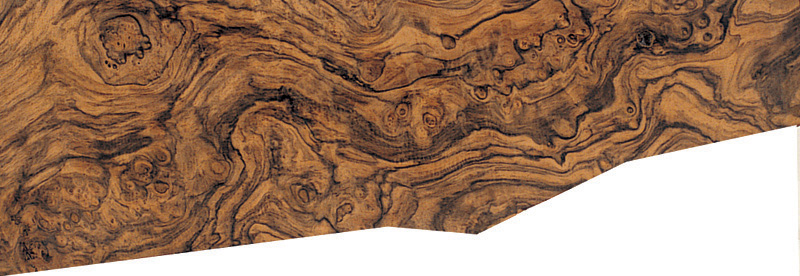
#> input picture OpenCVCourse/Resources/Schaftholzklasse-11.jpg, 800 x 276 px
$ python ComputingHistograms.py
#> lines starting #> are read from the running program, lines starting #| are printed output that depends on the picture; after the words box and inside, x2 and y2 are one past the last pixel; in counts of white or black regions, pixels touching at a corner belong together
import cv2
import numpy as np
import matplotlib.pyplot as plt

img = cv2.imread("Resources/Schaftholzklasse-11.jpg")
#> img is the input picture: shape (276, 800, 3); mean B, G, R 102.7, 125.9, 159.4
imgGray = cv2.cvtColor(img, cv2.COLOR_BGR2GRAY)
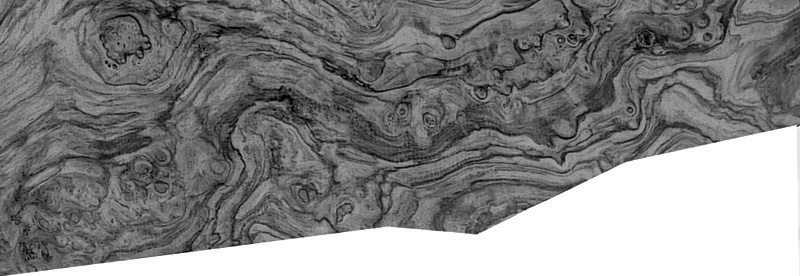
#> imgGray: shape (276, 800); min 0, max 255, mean 133.3
cv2.imshow("Gray", imgGray)
blank = np.zeros(img.shape[:2], dtype='uint8')

circle = cv2.circle(blank, (img.shape[1]//2, img.shape[0]//2), 100, 255, -1)
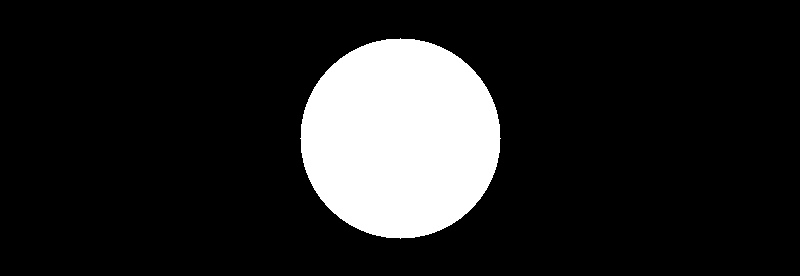
#> blank: shape (276, 800); 14.2% white; 1 white region, box (x1, y1, x2, y2) and area: (300, 38, 501, 239) 31417
cv2.imshow("Circle", circle)

mask = cv2.bitwise_and(img, img, mask=circle)
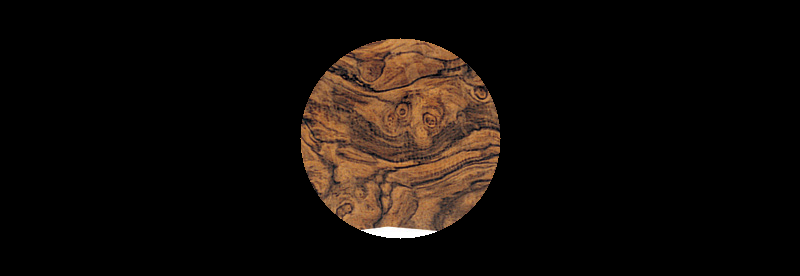
#> mask: shape (276, 800, 3); mean B, G, R 8.7, 12.7, 18.6
cv2.imshow("Masked", mask)

# [13 lines of commented-out code are left out]
colors = ('b', 'g', 'r')
plt.figure()
plt.title("Gray scale histogram")
plt.xlabel("Bins")
plt.ylabel("# of pixels")
for i,col in enumerate(colors):
    hist = cv2.calcHist([img], [i], None, [256], [0,256])
    plt.plot(hist, color=col)
    plt.xlim([0, 256])
plt.show()
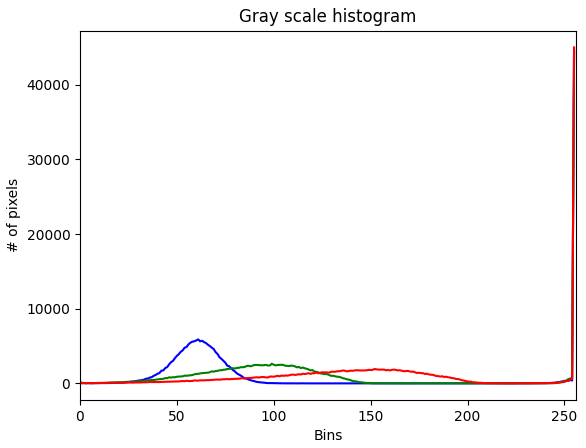
#> figure drawn by matplotlib, 1 panel; curve peaks at x = 255, y = 44564; curve peaks at x = 255, y = 44391; curve peaks at x = 255, y = 44996


cv2.waitKey(0)

$ run again, with OpenCVCourse/Resources/Schaftholzklasse-1.jpg copied over OpenCVCourse/Resources/Schaftholzklasse-11.jpg
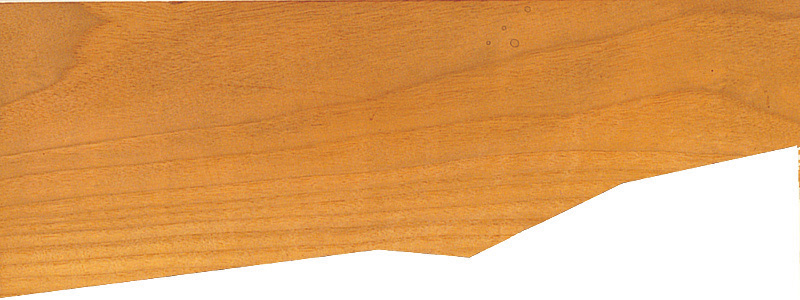
#> input picture OpenCVCourse/Resources/Schaftholzklasse-1.jpg, 800 x 300 px
#> img is the input picture: shape (300, 800, 3); mean B, G, R 101.4, 162.8, 221.8
#> `circle = cv2.circle(blank, (img.shape[1]//2, img.shape[0]//2), 100, 25..`:
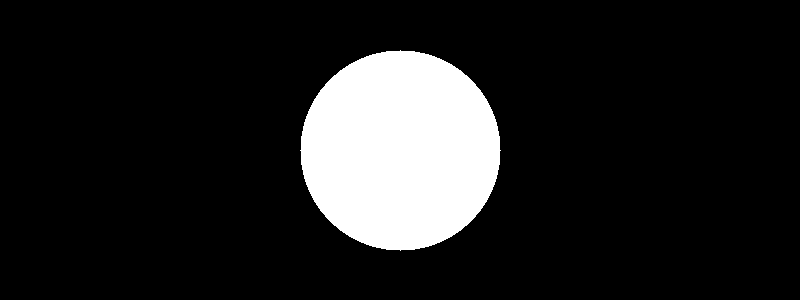
#> blank: shape (300, 800); 13.1% white; 1 white region, box (x1, y1, x2, y2) and area: (300, 50, 501, 251) 31417
#> `plt.show()`:
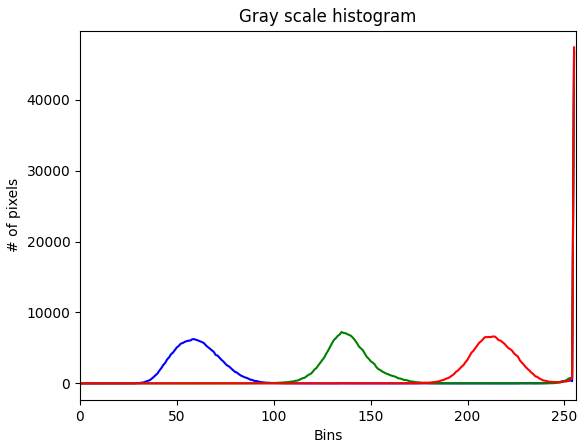
#> figure drawn by matplotlib, 1 panel; curve peaks at x = 255, y = 46800; curve peaks at x = 255, y = 46603; curve peaks at x = 255, y = 47376

$ run again, with OpenCVCourse/Resources/Schaftholzklasse-2.jpg copied over OpenCVCourse/Resources/Schaftholzklasse-11.jpg
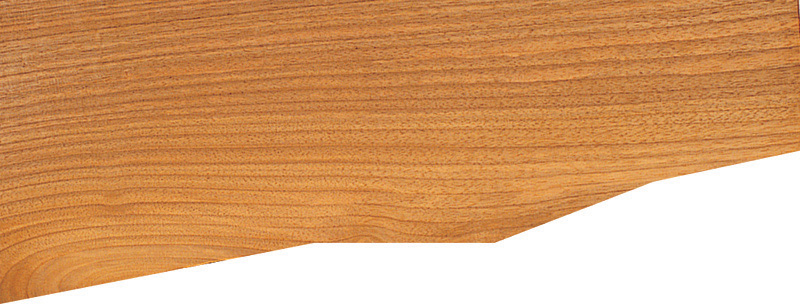
#> input picture OpenCVCourse/Resources/Schaftholzklasse-2.jpg, 800 x 307 px
#> img is the input picture: shape (307, 800, 3); mean B, G, R 114.4, 161.4, 214.2
#> `circle = cv2.circle(blank, (img.shape[1]//2, img.shape[0]//2), 100, 25..`:
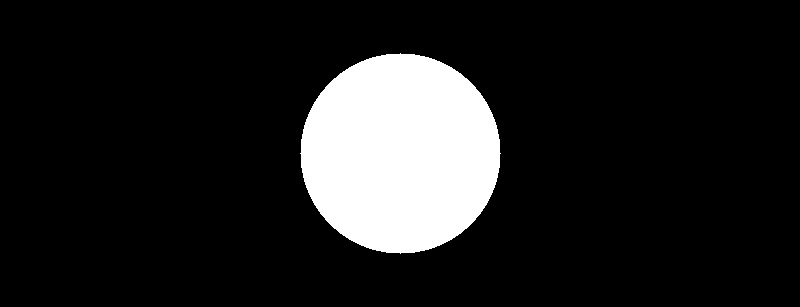
#> blank: shape (307, 800); 12.8% white; 1 white region, box (x1, y1, x2, y2) and area: (300, 53, 501, 254) 31417
#> `plt.show()`:
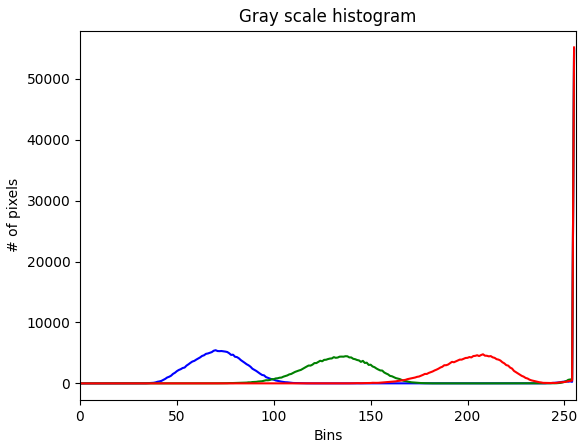
#> figure drawn by matplotlib, 1 panel; curve peaks at x = 255, y = 54863; curve peaks at x = 255, y = 54603; curve peaks at x = 255, y = 55131

$ run again, with OpenCVCourse/Resources/Schaftholzklasse-3.jpg copied over OpenCVCourse/Resources/Schaftholzklasse-11.jpg
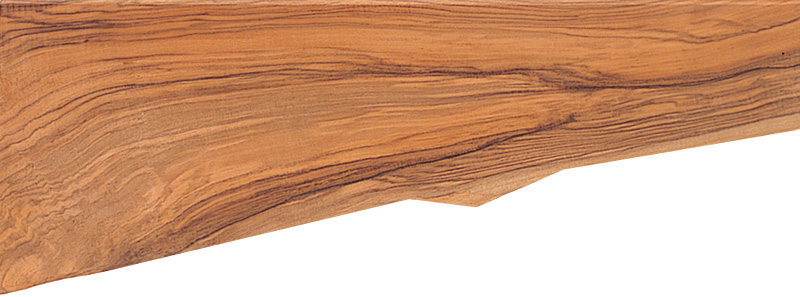
#> input picture OpenCVCourse/Resources/Schaftholzklasse-3.jpg, 800 x 297 px
#> img is the input picture: shape (297, 800, 3); mean B, G, R 133.4, 163.5, 209.4
#> `circle = cv2.circle(blank, (img.shape[1]//2, img.shape[0]//2), 100, 25..`:
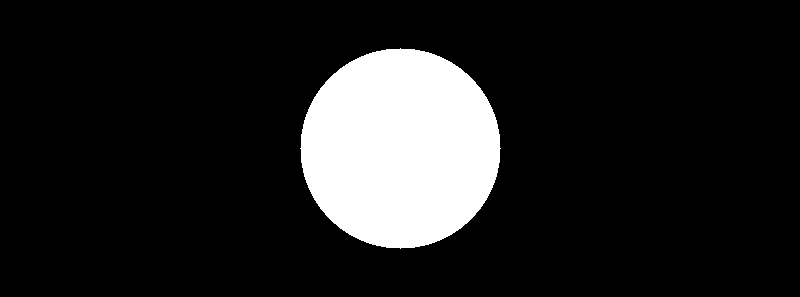
#> blank: shape (297, 800); 13.2% white; 1 white region, box (x1, y1, x2, y2) and area: (300, 48, 501, 249) 31417
#> `plt.show()`:
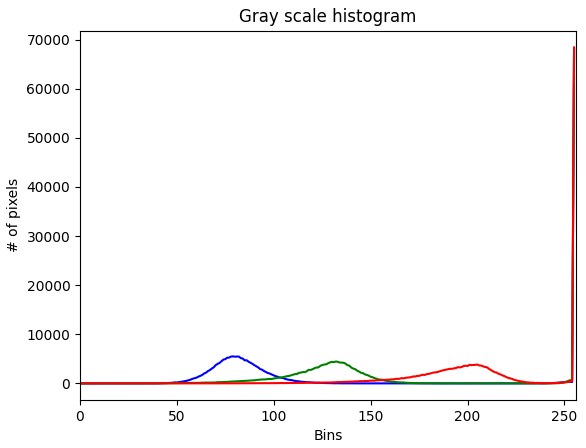
#> figure drawn by matplotlib, 1 panel; curve peaks at x = 255, y = 68068; curve peaks at x = 255, y = 67865; curve peaks at x = 255, y = 68400
